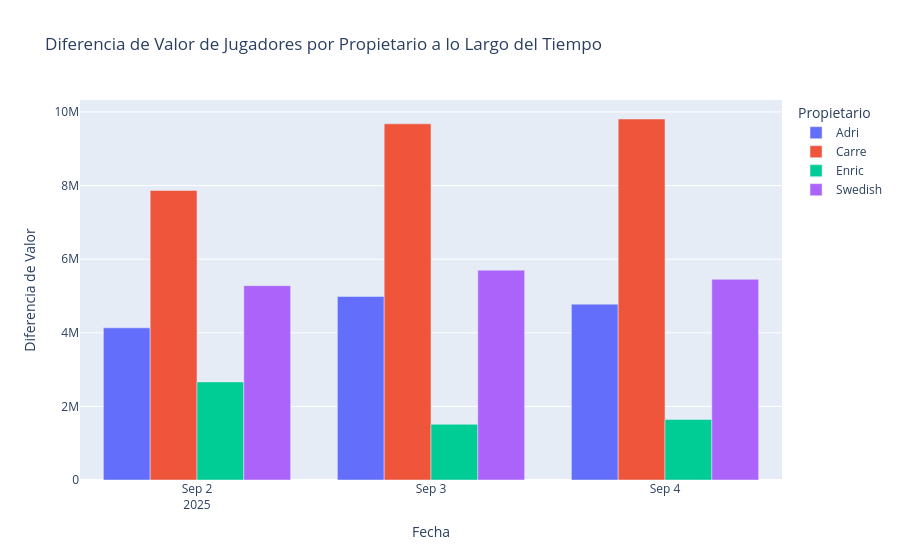

Notebook source saved alongside this figure:
### Code cell
import plotly.express as px

# df aggregated
df_daily_graph = (
    df_daily
    .query('propietario != ""')
    .groupby(['fecha', 'propietario'])['diferencia_valor']
    .sum()
    .reset_index()
)

# graph code
fig = px.bar(
    df_daily_graph,
    x='fecha',
    y='diferencia_valor',
    barmode='group',
    color='propietario',
    title='Diferencia de Valor de Jugadores por Propietario a lo Largo del Tiempo',
    labels={
        "fecha": "Fecha",
        "diferencia_valor": "Diferencia de Valor",
        "propietario": "Propietario"
    }
)

fig.show()

### Figure 1 — Plotly figure (JSON) as saved in the notebook; plotly's stock layout.template omitted (floating-point values rounded to 4 significant figures)
{"data": [{"alignmentgroup": "True", "hovertemplate": "Propietario=Adri<br>Fecha=%{x}<br>Diferencia de Valor=%{y}<extra></extra>", "legendgroup": "Adri", "marker": {"color": "#636efa", "pattern": {"shape": ""}}, "name": "Adri", "offsetgroup": "Adri", "orientation": "v", "showlegend": true, "textposition": "auto", "type": "bar", "x": ["2025-09-02", "2025-09-03", "2025-09-04"], "xaxis": "x", "y": [4134597, 4986467, 4777247], "yaxis": "y"}, {"alignmentgroup": "True", "hovertemplate": "Propietario=Carre<br>Fecha=%{x}<br>Diferencia de Valor=%{y}<extra></extra>", "legendgroup": "Carre", "marker": {"color": "#EF553B", "pattern": {"shape": ""}}, "name": "Carre", "offsetgroup": "Carre", "orientation": "v", "showlegend": true, "textposition": "auto", "type": "bar", "x": ["2025-09-02", "2025-09-03", "2025-09-04"], "xaxis": "x", "y": [7866810, 9678519, 9808640], "yaxis": "y"}, {"alignmentgroup": "True", "hovertemplate": "Propietario=Enric<br>Fecha=%{x}<br>Diferencia de Valor=%{y}<extra></extra>", "legendgroup": "Enric", "marker": {"color": "#00cc96", "pattern": {"shape": ""}}, "name": "Enric", "offsetgroup": "Enric", "orientation": "v", "showlegend": true, "textposition": "auto", "type": "bar", "x": ["2025-09-02", "2025-09-03", "2025-09-04"], "xaxis": "x", "y": [2664039, 1512621, 1643601], "yaxis": "y"}, {"alignmentgroup": "True", "hovertemplate": "Propietario=Swedish<br>Fecha=%{x}<br>Diferencia de Valor=%{y}<extra></extra>", "legendgroup": "Swedish", "marker": {"color": "#ab63fa", "pattern": {"shape": ""}}, "name": "Swedish", "offsetgroup": "Swedish", "orientation": "v", "showlegend": true, "textposition": "auto", "type": "bar", "x": ["2025-09-02", "2025-09-03", "2025-09-04"], "xaxis": "x", "y": [5280566, 5701404, 5452807], "yaxis": "y"}], "layout": {"barmode": "group", "legend": {"title": {"text": "Propietario"}, "tracegroupgap": 0}, "title": {"text": "Diferencia de Valor de Jugadores por Propietario a lo Largo del Tiempo"}, "xaxis": {"anchor": "y", "domain": [0, 1], "title": {"text": "Fecha"}}, "yaxis": {"anchor": "x", "domain": [0, 1], "title": {"text": "Diferencia de Valor"}}}}
